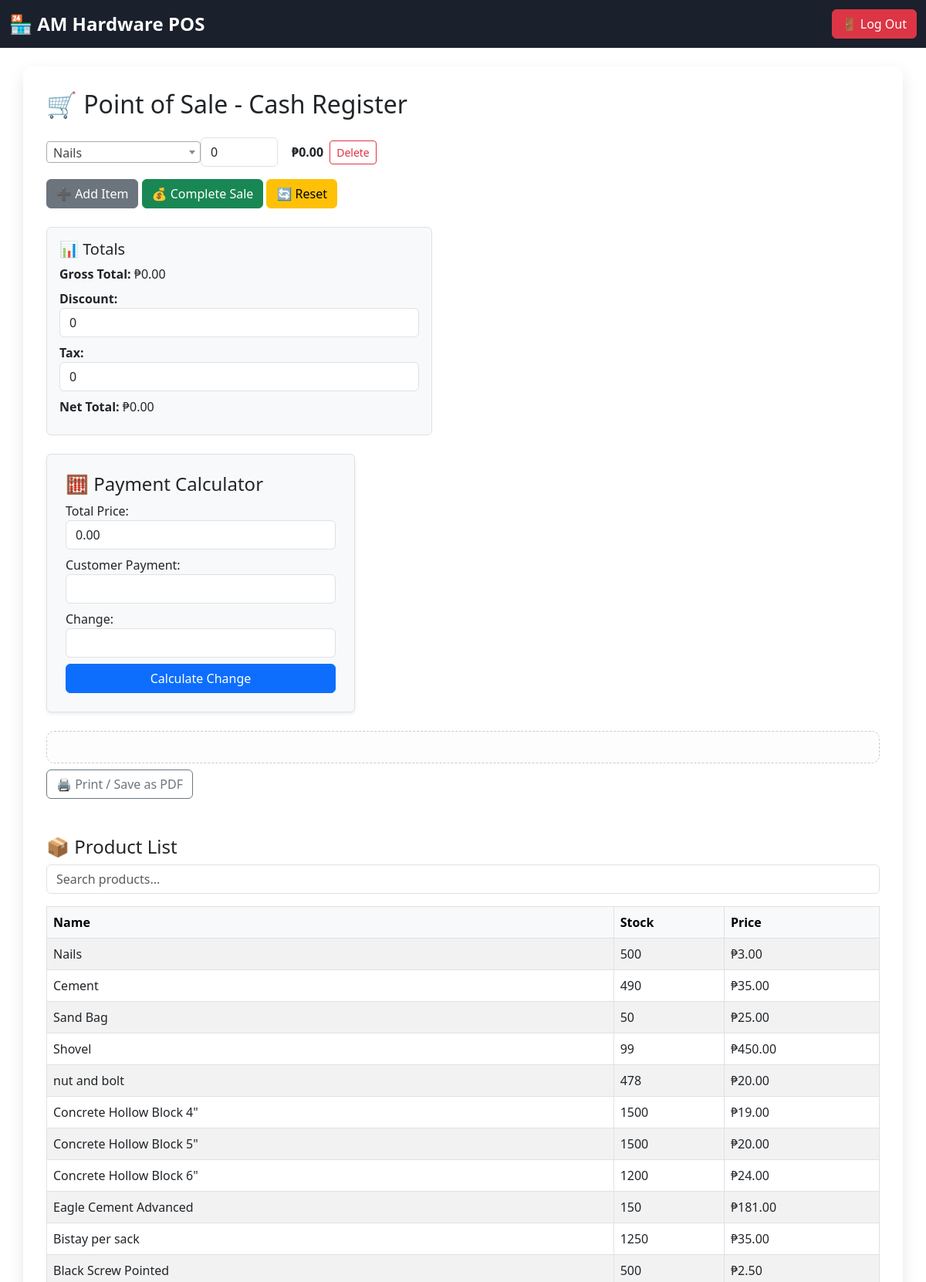
/pos/ (signed in, upper part), run on the app's committed database.
### core/models.py (models this page shows, shortened)
class Product(models.Model):
    name = models.CharField(max_length=100)
    description = models.TextField(blank=True)
    stock = models.PositiveIntegerField(default=0)
    price = models.DecimalField(max_digits=10, decimal_places=2)
    low_stock_threshold = models.PositiveIntegerField(default=5)
    low_stock_threshold = models.IntegerField(default=5
                                              )

### core/views.py (the view, shortened to what this page needs)
# urls.py: path('pos/', views.pos_view, name='pos_view'),
@user_passes_test(is_cashier)
@login_required
def pos_view(request):
    formset = POSFormSet(request.POST or None)
    return render(request, 'core/pos.html', {
        'formset': formset,
        'products': Product.objects.all(),
        'empty_form': formset.empty_form,
    })

### core/forms.py
class POSItemForm(forms.Form):
    product = forms.ModelChoiceField(
        queryset=Product.objects.all(),
        widget=forms.Select(attrs={'class': 'product-select'})
    )
    quantity = forms.IntegerField(
        min_value=1,
        widget=forms.NumberInput(attrs={'class': 'qty-input'})
    )

### core/views.py (called while the page is built)
def is_cashier(user):
    return user.groups.filter(name='Cashier').exists() or user.is_superuser

### core/templates/core/pos.html (shortened to what this page needs)
{% load static %}
<!DOCTYPE html>
<html>
<head>
    <link href="https://cdn.jsdelivr.net/npm/bootstrap@5.3.0/dist/css/bootstrap.min.css" rel="stylesheet">
    <link href="https://cdn.jsdelivr.net/npm/select2@4.1.0-rc.0/dist/css/select2.min.css" rel="stylesheet" />
</head>
<body>
<nav class="navbar navbar-expand-lg navbar-dark mb-4">
    <div class="container-fluid">
        <span class="navbar-brand logo-text">🏪 AM Hardware POS</span>
        <div class="d-flex">
            <form method="POST" action="{% url 'logout' %}">
                <button type="submit" class="btn btn-danger">🚪 Log Out</button>
            </form>
        </div>
    </div>
</nav>
<div class="container">
    <h2 class="mb-4">🛒 Point of Sale - Cash Register</h2>
    <form action="{% url 'pos_view' %}" method="post">
        <div id="form-list">
            {% for form in formset %}
            <div class="form-row d-flex align-items-center">
                <input type="number" name="form-{{ forloop.counter0 }}-quantity" class="form-control qty-input me-2" min="1" value="0" style="width:100px;">
                <span class="item-total me-2">₱0.00</span>
                <button type="button" class="btn btn-outline-danger btn-sm" onclick="removeForm(this)">Delete</button>
            </div>
            {% endfor %}
        </div>
        <div class="mt-3">
            <button type="button" class="btn btn-secondary" onclick="addForm()">➕ Add Item</button>
            <button type="submit" class="btn btn-success" id="complete-sale-btn">💰 Complete Sale</button>
            <button type="button" class="btn btn-warning" onclick="resetForm()">🔄 Reset</button>
        </div>
    </form>
    <div class="mt-4 p-3 bg-light border rounded" style="max-width: 500px;">
        <h5>📊 Totals</h5>
        <div class="mb-2"><strong>Gross Total:</strong> ₱<span id="gross-total">0.00</span></div>
        <div class="mb-2">
            <label for="discount"><strong>Discount:</strong></label>
            <input type="number" id="discount" value="0" class="form-control" onchange="calculateTotal()">
        </div>
        <div class="mb-2">
            <label for="tax"><strong>Tax:</strong></label>
            <input type="number" id="tax" value="0" class="form-control" onchange="calculateTotal()">
        </div>
        <div class="mb-2"><strong>Net Total:</strong> ₱<span id="net-total">0.00</span></div>
    </div>
    <div class="mt-4 p-4 border rounded shadow-sm bg-light" style="max-width: 400px;">
        <h4>🧮 Payment Calculator</h4>
        <label>Total Price:</label>
        <input type="text" id="total_price" readonly class="form-control mb-2">
        <label>Customer Payment:</label>
        <input type="number" id="customer_payment" class="form-control mb-2">
        <label>Change:</label>
        <input type="text" id="change_output" readonly class="form-control mb-2">
        <button type="button" onclick="calculateChange()" class="btn btn-primary w-100">Calculate Change</button>
    </div>
    <div id="receipt" class="receipt-area mt-4"></div>
    <button onclick="printReceipt()" class="btn btn-outline-secondary mt-2">🖨️ Print / Save as PDF</button>
    <div class="mt-5">
        <h4>📦 Product List</h4>
        <input type="text" id="productSearch" class="form-control mb-3" placeholder="Search products...">
        <table class="table table-bordered table-striped">
            <thead class="table-light">
                <tr><th>Name</th><th>Stock</th><th>Price</th></tr>
            </thead>
            <tbody id="productTable">
                {% for product in products %}
                <tr>
                    <td>{{ product.name }}</td>
                    <td>{{ product.stock }}</td>
                    <td>₱{{ product.price }}</td>
                </tr>
                {% endfor %}
            </tbody>
        </table>
    </div>
</div>
</body>
</html>

### core/templates/core/pos.html (style rules this page uses)
body { background-image: url('/static/images/101.jpg'); background-size: cover; background-repeat: no-repeat; background-position: center; background-attachment: fixed; font-family: 'Segoe UI', sans-serif; }
.navbar { background-color: #1a202c; }
.logo-text { font-weight: bold; font-size: 1.5em; }
.container { background-color: #ffffff; padding: 30px; border-radius: 12px; box-shadow: 0 8px 20px rgba(0,0,0,0.1); }
.form-row { margin-bottom: 10px; }
.item-total { font-weight: bold; margin-left: 10px; }
.receipt-area { background: #fdfdfd; padding: 20px; border: 1px dashed #ccc; border-radius: 10px; }

### data on the page
Product: name "Nails", stock "500", price "3.00"
Product: name "Cement", stock "490", price "35.00"
Product: name "Sand Bag", stock "50", price "25.00"
Product: name "Shovel", stock "99", price "450.00"
Product: name "nut and bolt", stock "478", price "20.00"
Product: name "Concrete Hollow Block 4\"", stock "1500", price "19.00"
Product: name "Concrete Hollow Block 5\"", stock "1500", price "20.00"
Product: name "Concrete Hollow Block 6\"", stock "1200", price "24.00"
Product: name "Eagle Cement Advanced", stock "150", price "181.00"
Product: name "Bistay per sack", stock "1250", price "35.00"
Product: name "Black Screw Pointed", stock "500", price "2.50"
